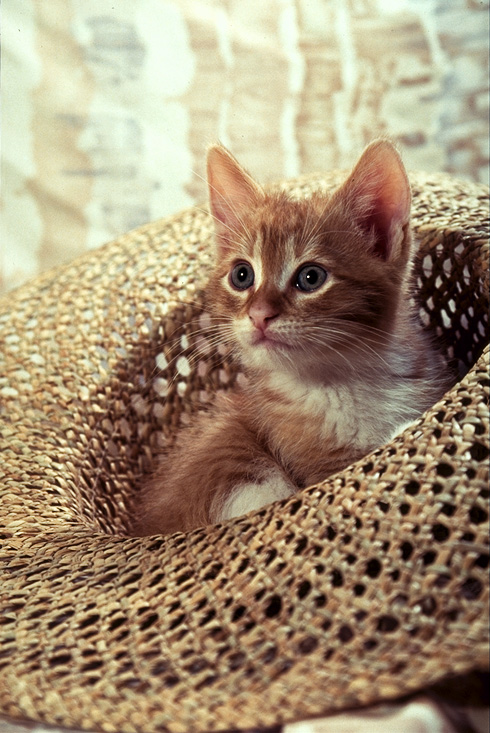
#> input picture images/cat.png, 490 x 733 px, found by its file name
$ jupyter execute 03_Lab_2_Linear_Filters_Machine_Vision.ipynb   (shell and % lines are left out)
#> lines starting #> are read from the running program, lines starting #| are printed output that depends on the picture
<a href="https://colab.research.google.com/github/raj-vijay/mv/blob/master/03_Lab_2_Linear_Filters_Machine_Vision.ipynb" target="_parent"></a>

**Linear Filters in OpenCV**

Here, we apply different linear filters to an image and visualise the results. The filters are apply to the image of a cat, loaded from Google Colab.

[cell 1]
import cv2
import numpy as np
from google.colab.patches import cv2_imshow

Save Image from URL

[cell 2]
# Download the cat image using wget (Linux)

[cell 3]
input_image = cv2.imread("cat.png")
#> input_image is the input picture: shape (733, 490, 3); mean B, G, R 116.7, 143.2, 162.7
# Below code not supported by Colab
# cv2.imshow("input", input_image)
cv2_imshow(input_image)

Load the input image and convert it into grayscale. Display both the original and the grayscale image.

[cell 4]
img = cv2.cvtColor(input_image, cv2.COLOR_RGB2GRAY)
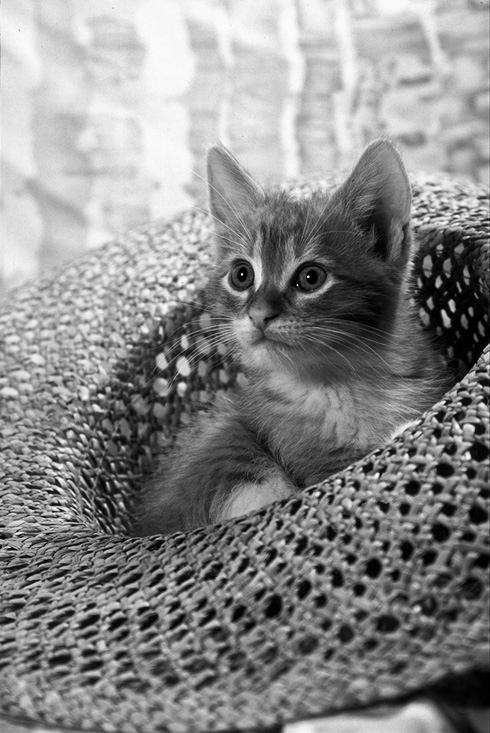
#> img: shape (733, 490); min 0, max 252, mean 137.5
cv2_imshow(img)

**Sobel Filter**

Create Sobel filter mask to detect edges in x- and in y-direction. Filter the input image with these masks and display the results.

The Sobel operator, sometimes called the Sobel–Feldman operator or Sobel filter, is used in image processing and computer vision, particularly within edge detection algorithms where it creates an image emphasising edges.

Convolution is the process of adding each element of the image to its local neighbors, weighted by the kernel. In mathematics (in particular, functional analysis) convolution is a mathematical operation on two functions (f and g) that produces a third function expressing how the shape of one is modified by the other. The term convolution refers to both the result function and to the process of computing it. It is defined as the integral of the product of the two functions after one is reversed and shifted.

[cell 5]
sobel_kernel_x = np.array([[1,0,-1],
                           [2,0,-2],
                           [1,0,-1]])
sobel_kernel_y = np.array([[1,  2, 1],
                           [0,  0, 0],
                           [-1,-2,-1]])

sobel_x = cv2.filter2D(img, -1, sobel_kernel_x)
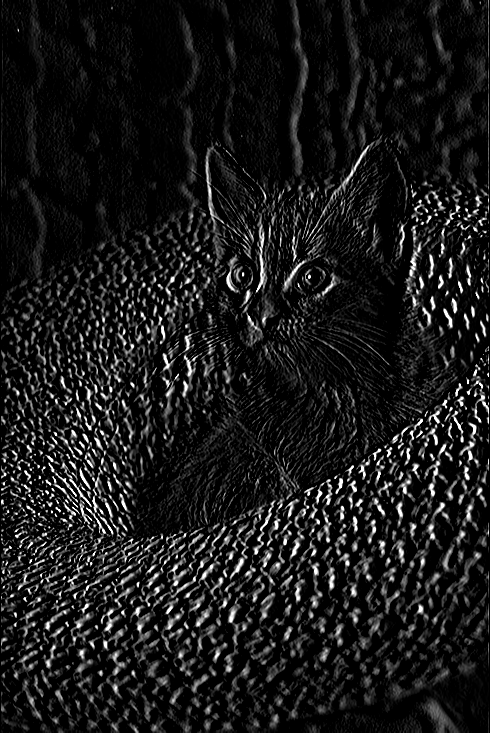
#> sobel_x: shape (733, 490); min 0, max 255, mean 25.7
sobel_y = cv2.filter2D(img, -1, sobel_kernel_y)
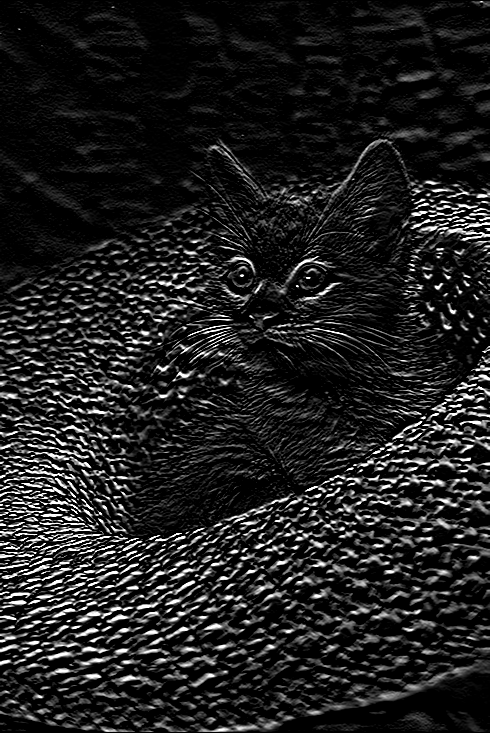
#> sobel_y: shape (733, 490); min 0, max 255, mean 31.9

[cell 6]
cv2_imshow(sobel_x)

[cell 7]
cv2_imshow(sobel_y)

**Filter Masks for the Derivatives of the Gaussian**

In image processing, a Gaussian blur (also known as Gaussian smoothing) is the result of blurring an image by a Gaussian function. It is a widely used effect in graphics software, typically to reduce image noise and reduce detail. The visual effect of this blurring technique is a smooth blur resembling that of viewing the image through a translucent screen, distinctly different from the bokeh effect produced by an out-of-focus lens or the shadow of an object under usual illumination. Gaussian smoothing is also used as a pre-processing stage in computer vision algorithms in order to enhance image structures at different scales—see scale space representation and scale space implementation.

using 𝜎=5 and 𝜎=10.

[cell 8]
import matplotlib.pylab as plt

[cell 9]
sigma = 10
x,y = np.meshgrid(np.arange(0,len(img[0])),np.arange(0,len(img)))
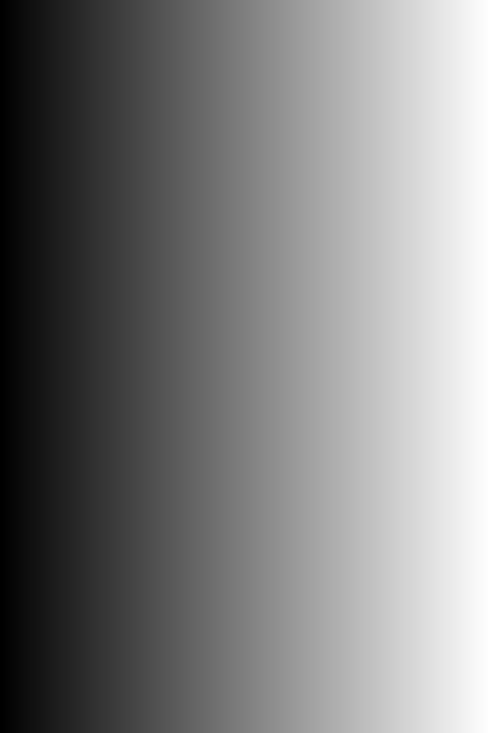
#> x: shape (733, 490) int64; min 0, max 489, mean 244.5; drawn with min black and max white
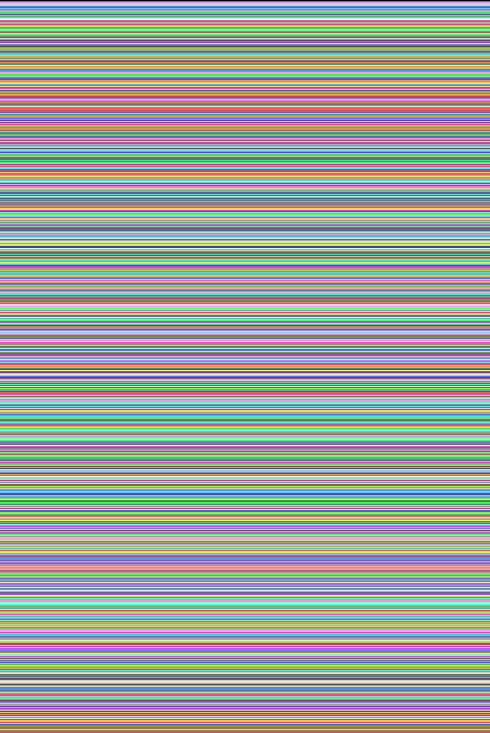
#> y: shape (733, 490) int64; 733 distinct labels, from 0 to 732; one colour per label, 0 black
dog_kernel_x = -(x-len(img[0])/2)*np.exp(-((x-len(img[0])/2)**2+(y-len(img)/2)**2)/(2*sigma**2))/(2*np.pi*sigma**4)
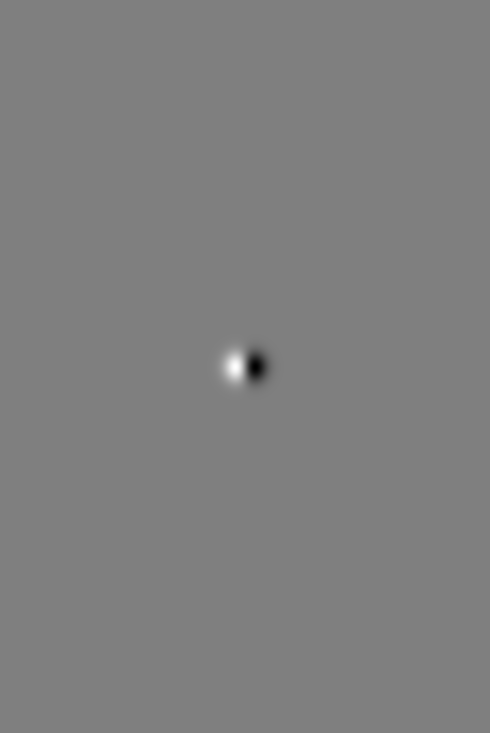
#> dog_kernel_x: shape (733, 490) float64; min -9.64e-05, max 9.64e-05, mean 9.81e-25; drawn with min black and max white
dog_kernel_y = -(y-len(img)/2)*np.exp(-((x-len(img[0])/2)**2+(y-len(img)/2)**2)/(2*sigma**2))/(2*np.pi*sigma**4)

[cell 10]
dog_x = cv2.filter2D(img, -1, dog_kernel_x)
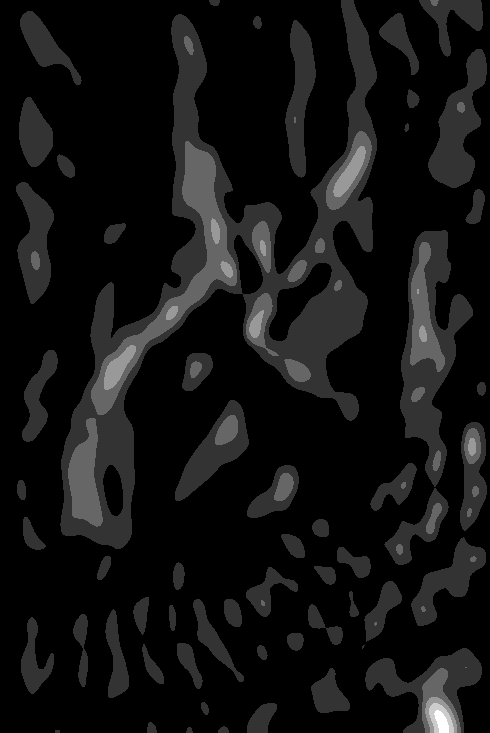
#> dog_x: shape (733, 490); min 0, max 5, mean 0.358; drawn with min black and max white
dog_y = cv2.filter2D(img, -1, dog_kernel_y)
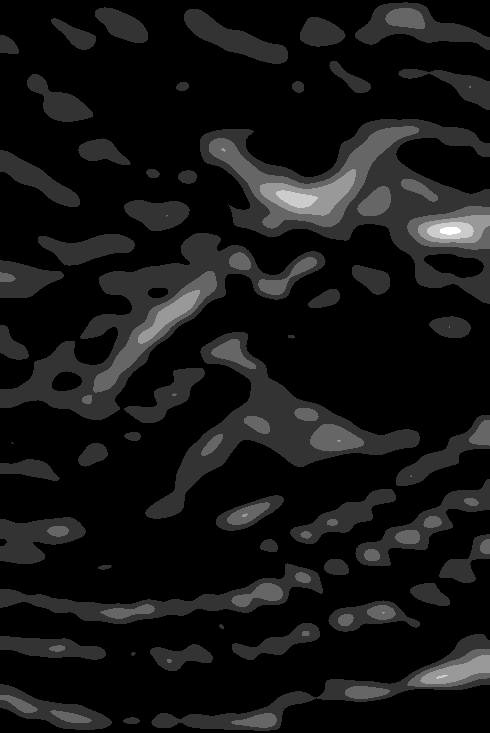
#> dog_y: shape (733, 490); min 0, max 5, mean 0.408; drawn with min black and max white

[cell 11]
# plt.imshow(dog_x/np.max(dog_x), cmap = 'gray')
plt.subplot(121),plt.imshow(img, cmap = 'gray')
plt.title('Input Image'), plt.xticks([]), plt.yticks([])

plt.subplot(122),plt.imshow(dog_x/np.max(dog_x), cmap = 'gray')
plt.title('Derivative of Gaussian (X)'), plt.xticks([]), plt.yticks([])
plt.show()
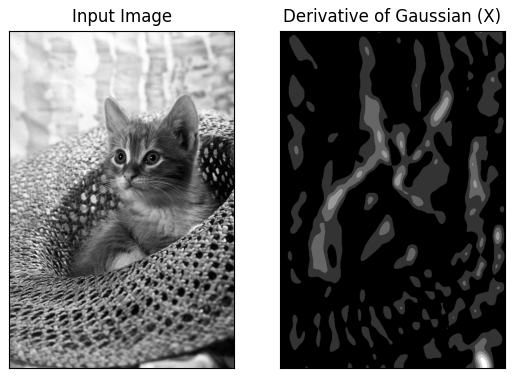
#> figure drawn by matplotlib, 2 panels

[cell 12]
plt.subplot(121),plt.imshow(img, cmap = 'gray')
plt.title('Input Image'), plt.xticks([]), plt.yticks([])

plt.subplot(122),plt.imshow(dog_y/np.max(dog_y), cmap = 'gray')
plt.title('Derivative of Gaussian (Y)'), plt.xticks([]), plt.yticks([])

plt.show()
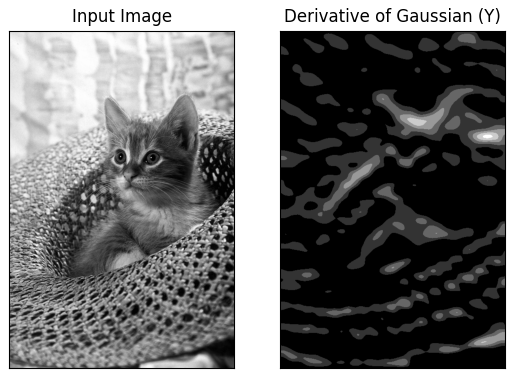
#> figure drawn by matplotlib, 2 panels
